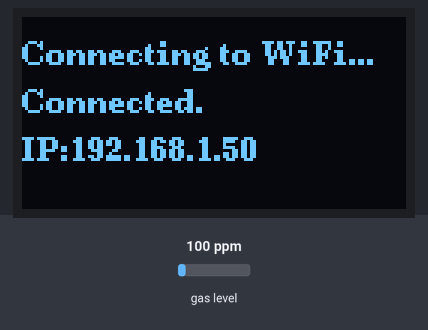
Bench run of a sketch on a simulated ESP32. On the bench: 128×64 one-colour display. The inputs (shaded band) are chosen by the test bench; at power-on: gas level 100 ppm. WiFi joins after 1.5 s; servers stay silent unless stated; what the sketch prints to the serial monitor is not drawn.

Above: at 1.6 s.
At 4.2 s:
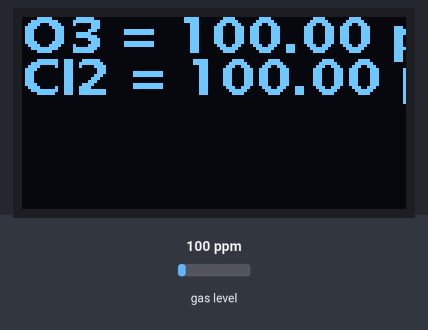
4.3 s: gas level set to 20 ppm
At 10.0 s:
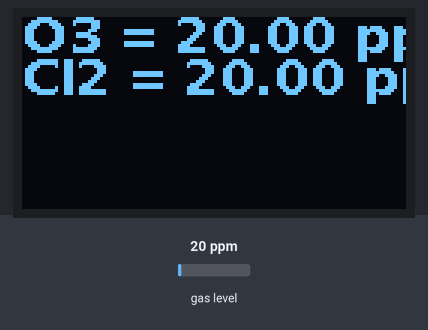
11.1 s: gas level set to 250 ppm
At 16.7 s:
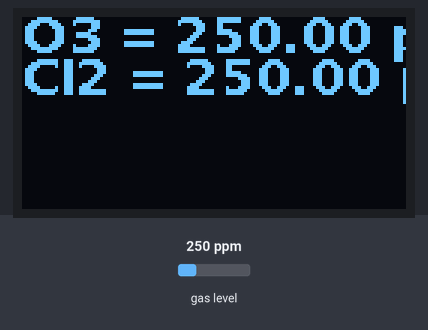
17.1 s: gas level set to 500 ppm
At 22.2 s:
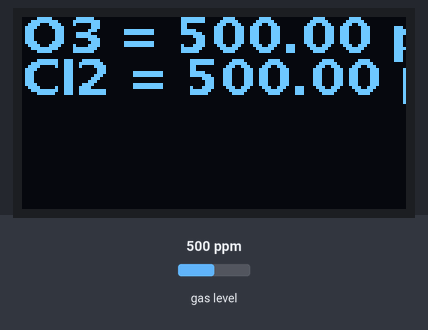
Timing chart, 0 to 23.7 s (numbered marks = the images above; inputs shaded):
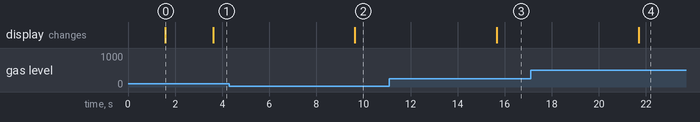

Measured:
- after the input at 4.3 s, the display: changes after 5.3 s (image 2)
- after the input at 11.1 s, the display: changes after 4.6 s (image 3)
- after the input at 17.1 s, the display: changes after 4.6 s (image 4)
- what the display in image 0 shows lasts 2.0 s, from 1.6 s to 3.6 s

The sketch:

Hu-Shih_ESP32_WiFi_SSD1306_MQ-131.ino
```cpp
/*
   Using  ESP32 + SSD1306 + MQ-131
   Detect O3 & Cl2
   Data: 34
   VCC : 3.3V only
   Note: May need Voltage divider rule
*/

#include <WiFi.h>
#include <MQUnifiedsensor.h>
#include <Arduino.h>
#include <U8g2lib.h>

//Definitions
#define placa "ESP32"
#define Voltage_Resolution 3.3
#define pin 34 //Analog input 0 of your arduino
#define type "MQ-131" //MQ135
#define ADC_Bit_Resolution 12
#define RatioMQ131CleanAir 15 //RS / R0 = 15 ppm

const char* ssid = "";
const char* password = "";

// ESP32 SCL=22 SDA=21
U8G2_SSD1306_128X64_NONAME_F_HW_I2C u8g2(U8G2_R0, /* reset=*/ U8X8_PIN_NONE);

//Declare Sensor
MQUnifiedsensor MQ131(placa, Voltage_Resolution, ADC_Bit_Resolution, pin, type);

void setup() {
  Serial.begin(115200);
  u8g2.begin();
  u8g2.enableUTF8Print();
  u8g2.setFont(u8g2_font_ncenB08_tr);
  u8g2.clearBuffer();
  u8g2.drawStr(0, 16, "Connecting to WiFi...");
  u8g2.sendBuffer();
  WiFi.begin(ssid, password);
  while (WiFi.status() != WL_CONNECTED) {
    delay(500);
    Serial.print(F("."));
  }
  u8g2.drawStr(0, 32, "Connected.");
  u8g2.setCursor(0, 48);
  u8g2.print(F("IP:"));
  u8g2.print(WiFi.localIP());
  u8g2.sendBuffer();
  delay(1000);

  MQ131.setRegressionMethod(1);
  MQ131.setA(23.94); MQ131.setB(-1.11);
  MQ131.setRL(1);
  MQ131.init();

  //-------校正--------
  Serial.print(F("Calibrating please wait."));
  float calcR0 = 0;
  for (int i = 1; i <= 10; i ++)
  {
    MQ131.update(); // Update data, the arduino will be read the voltage on the analog pin
    calcR0 += MQ131.calibrate(RatioMQ131CleanAir);
    Serial.print(F("."));
  }
  MQ131.setR0(calcR0 / 10);
  Serial.println();
  Serial.println(F("MQ-131  done!."));

  if (isinf(calcR0)) {
    Serial.println(F("Warning: Conection issue founded, R0 is infite (Open circuit detected) please check your wiring and supply"));
    while (1);
  }
  if (calcR0 == 0) {
    Serial.println(F("Warning: Conection issue founded, R0 is zero (Analog pin with short circuit to ground) please check your wiring and supply"));
    while (1);
  }
  //-------校正--------
}

void loop() {
  MQ131.setA(23.943); MQ131.setB(-1.11); // Configurate the ecuation values to get O3 concentration
  MQ131.update(); // Update data, the arduino will be read the voltage on the analog pin
  float O3ppb = MQ131.readSensorR0Rs(); // Sensor will read PPM concentration using the model and a and b values setted before or in the setup

  delay(500);

  MQ131.setA(47.209); MQ131.setB(-1.186); // Configurate the ecuation values to get Cl2 concentration
  MQ131.update(); // Update data, the arduino will be read the voltage on the analog pin
  float Cl2ppm = MQ131.readSensorR0Rs(); // Sensor will read PPM concentration using the model and a and b values setted before or in the setup

  delay(500);

  Serial.print(F("O3 = "));
  Serial.print(O3ppb);
  Serial.println(F(" ppb"));

  Serial.print(F("Cl2 = "));
  Serial.print(Cl2ppm);
  Serial.println(F(" ppm"));

  u8g2.clearBuffer();
  u8g2.setFont(u8g2_font_luBS12_te);
  u8g2.setCursor(0, 12);
  u8g2.print(F("O3 = "));
  u8g2.print(O3ppb);
  u8g2.println(F(" ppb"));
  u8g2.setCursor(0, 26);
  u8g2.print(F("Cl2 = "));
  u8g2.print(Cl2ppm);
  u8g2.println(F(" ppm"));
  u8g2.sendBuffer();

  delay(5000); //Sampling frequency

}
```
